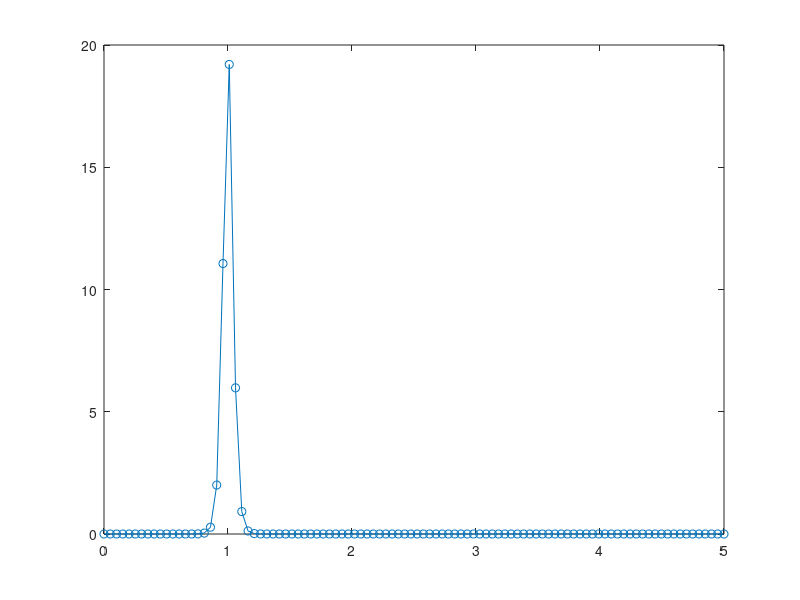

Here is the MATLAB script that generated this plot: (Note: this script raises an error after producing the figure.)
%Mohammad Asif Sazzad
%Solving 1st order derivative numerically using 6th order compact finite difference method
clc
clear all

format long
m=[ 100 200 300 500 1000 2000];%number of grid points
i=1;
j=1;
Err1=zeros(6,1);
delx=zeros(6,1);

for j=1:6
i=1;
x1=linspace(0,5,m(j));
f=zeros(m(j),1);
delx(j)=x1(2);
%functional values at the grid points
for i=1:m(j)
    f(i)=tanh(20*x1(i)-20);

end
%analytical values of the function
fdiff=20-20*tanh(20*x1 - 20).^2;
figure(j)
%analytical values of the function
fdiff=20-20*tanh(20*x1 - 20).^2;
 plot(x1,fdiff,'-o');shg
 hold on
%taking the values of derivatives
df=compact_1st_6th_order( f,m(j),delx(j));
plot(x1,df,'k-*');
xlabel('x');
ylabel('df/dx');
title('Solution of 1st derivative numerically using 4th order compact finite difference method');
%calculating error
Err=(fdiff'-df);
Err1(j)=max(abs(Err)); 
end
figure(j+1);
plot(log10(delx),log10(Err1),'-s','LineWidth',2);shg
xlabel('log(\Deltax)');
ylabel('log(Error)');
title('LogLog plot of Error vs \Deltax');


